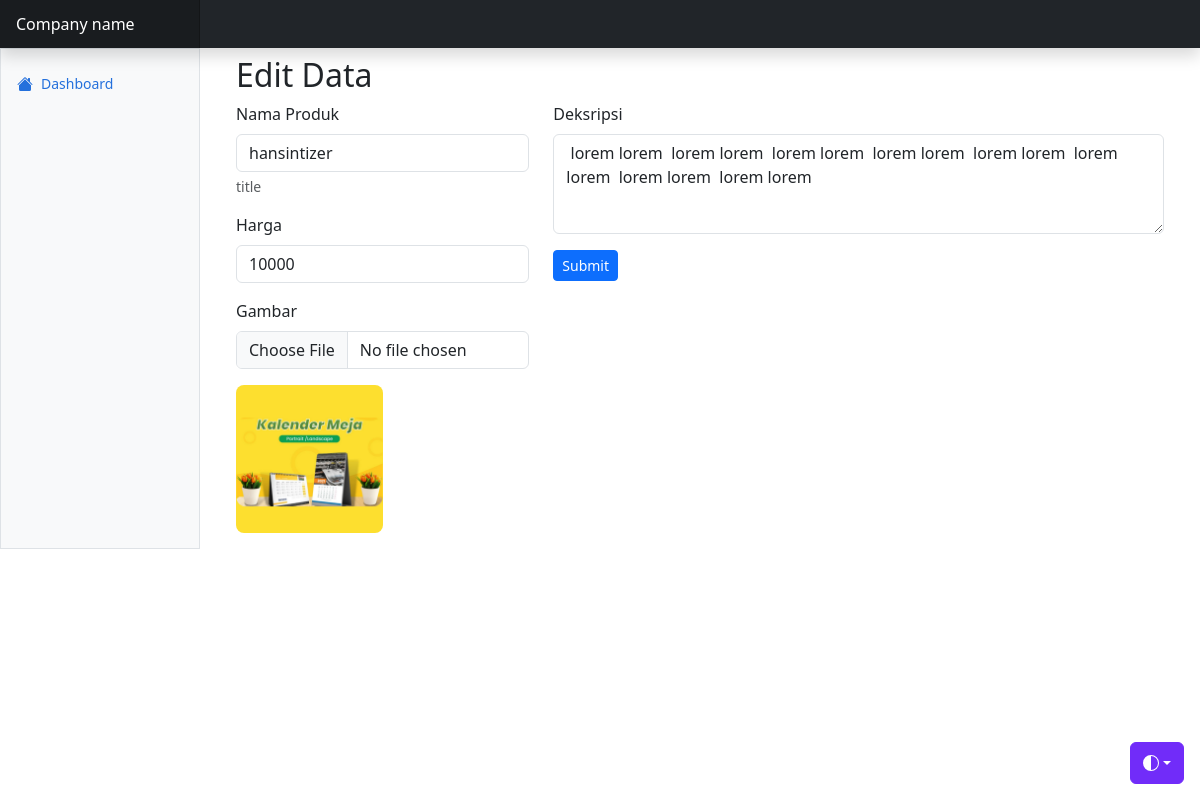
Screenshot of /edit.php?id=13 (signed in) with the database file from the repository.
### tables this page shows
CREATE TABLE `produk` (
  `id_produk` smallint(3) NOT NULL,
  `name` varchar(255) NOT NULL,
  `deskripsi` varchar(255) NOT NULL,
  `harga` varchar(255) NOT NULL,
  `image_path` varchar(255) NOT NULL
);

### function.php (called while the page is built, shortened)
<?php
$conn = mysqli_connect("localhost", "root", "", "cetakin_id");
function query($query) {
	global $conn;
	$result = mysqli_query($conn, $query);
	$rows = [];
	while( $row = mysqli_fetch_assoc($result) ) {
		$rows[] = $row;
	}
	return $rows;
}
?>

### edit.php (the view, shortened to what this page needs)
<?php
require 'function.php';
$id = $_GET["id"];
$produk = query("SELECT * FROM produk WHERE id_produk = $id");
?>
<!doctype html>
<html lang="en" data-bs-theme="auto">
<head>
    <link rel="stylesheet" href="https://cdn.jsdelivr.net/npm/@docsearch/css@3">
    <link href="https://cdn.jsdelivr.net/npm/bootstrap@5.3.2/dist/css/bootstrap.min.css" rel="stylesheet"
>
    <link href="https://cdn.jsdelivr.net/npm/bootstrap-icons@1.10.5/font/bootstrap-icons.min.css" rel="stylesheet">
    <link href="dashboard.css" rel="stylesheet">
</head>
<body>
    <div class="dropdown position-fixed bottom-0 end-0 mb-3 me-3 bd-mode-toggle">
        <button class="btn btn-bd-primary py-2 dropdown-toggle d-flex align-items-center" id="bd-theme" type="button"
            aria-expanded="false" data-bs-toggle="dropdown" aria-label="Toggle theme (auto)">
            <svg class="bi my-1 theme-icon-active" width="1em" height="1em">
                <use href="#circle-half"></use>
            </svg>
        </button>
    </div>
    <header class="navbar sticky-top bg-dark flex-md-nowrap p-0 shadow" data-bs-theme="dark">
        <a class="navbar-brand col-md-3 col-lg-2 me-0 px-3 fs-6 text-white" href="/Cetakin/\">Company name</a>
    </header>
    <div class="container-fluid">
        <div class="row">
            <div class="sidebar border border-right col-md-3 col-lg-2 p-0 bg-body-tertiary">
                <div class="offcanvas-md offcanvas-end bg-body-tertiary" tabindex="-1" id="sidebarMenu"
                    aria-labelledby="sidebarMenuLabel">
                    <div class="offcanvas-body d-md-flex flex-column p-0 pt-lg-3 overflow-y-auto">
                        <ul class="nav flex-column">
                            <li class="nav-item">
                                <a class="nav-link d-flex align-items-center gap-2 active" aria-current="page" href="#">
                                    <svg class="bi">
                                        <use xlink:href="#house-fill" />
                                    </svg>
                                    Dashboard
                                </a>
                            </li>
                        </ul>
                    </div>
                </div>
            </div>
            <main class="col-md-9 ms-sm-auto col-lg-10 px-md-4">
                <div class="container mt-2">
                    <h1 class="h2">Edit Data </h1>
                    <form method="POST" enctype="multipart/form-data">
                        <div class="row">
                            <div class="col-lg-4">
                                <div class="mb-3">
                                    <label for="name" class="form-label">Nama Produk</label>
                                    <input type="text" class="form-control" id="name" name="name" autofocus
                                        autocomplete="off" value="<?= $produk[0]['name'] ?>" required>
                                    <div class="form-text">title</div>
                                </div>
                                <div class="mb-3">
                                    <label for="harga" class="form-label">Harga</label>
                                    <input type="number" class="form-control" id="harga" name="harga" autofocus
                                        value="<?= $produk[0]['harga'] ?>" autocomplete="off" required>
                                </div>
                                <div class="mb-3">
                                    <label for="gambar" class="form-label">Gambar</label>
                                    <input class="form-control" type="file" id="gambar" name="gambar" required
                                        onchange="previewImage()">
                                    <img src="img/products/<?=$produk[0]['image_path']; ?>" class="img-preview img-fluid mt-3 col-sm-6 rounded-3" alt="">
                                </div>
                            </div>
                            <div class="col-lg-8">
                                <div class="mb-3">
                                    <label for="deksripsi" class="form-label">Deksripsi</label>
                                    <textarea class="form-control" name="deskripsi" autocomplete="off"
                                        style="height: 100px"><?= $produk[0]['deskripsi'] ?></textarea>
                                </div>
                                <button type="submit" name="submit" class="btn btn-sm btn-primary">Submit</button>
                            </div>
                        </div>
                    </form>
                </div>
            </main>
        </div>
    </div>
</body>
</html>

### dashboard.css (style rules this page uses)
.bi { display: inline-block; width: 1rem; height: 1rem; }
.sidebar .nav-link { font-size: .875rem; font-weight: 500; }
.sidebar .nav-link.active { color: #2470dc; }
.navbar-brand { padding-top: .75rem; padding-bottom: .75rem; background-color: rgba(0, 0, 0, .25); box-shadow: inset -1px 0 0 rgba(0, 0, 0, .25); }

### edit.php (style rules this page uses)
.bi { vertical-align: -.125em; fill: currentColor; }
.btn-bd-primary { --bd-violet-bg: #712cf9; --bd-violet-rgb: 112.520718, 44.062154, 249.437846; --bs-btn-font-weight: 600; --bs-btn-color: var(--bs-white); --bs-btn-bg: var(--bd-violet-bg); --bs-btn-border-color: var(--bd-violet-bg); --bs-btn-hover-color: var(--bs-white); --bs-btn-hover-bg: #6528e0; --bs-btn-hover-border-color: #6528e0; --bs-btn-focus-shadow-rgb: var(--bd-violet-rgb); --bs-btn-active-color: var(--bs-btn-hover-color); --bs-btn-active-bg: #5a23c8; --bs-btn-active-border-color: #5a23c8; }
.bd-mode-toggle { z-index: 1500; }

### rows the page displays
produk: name "hansintizer", harga "10000", image_path (picture), deskripsi "lorem lorem lorem lorem lorem lorem lorem lorem lorem lorem lorem lorem lorem lorem lorem lorem"
